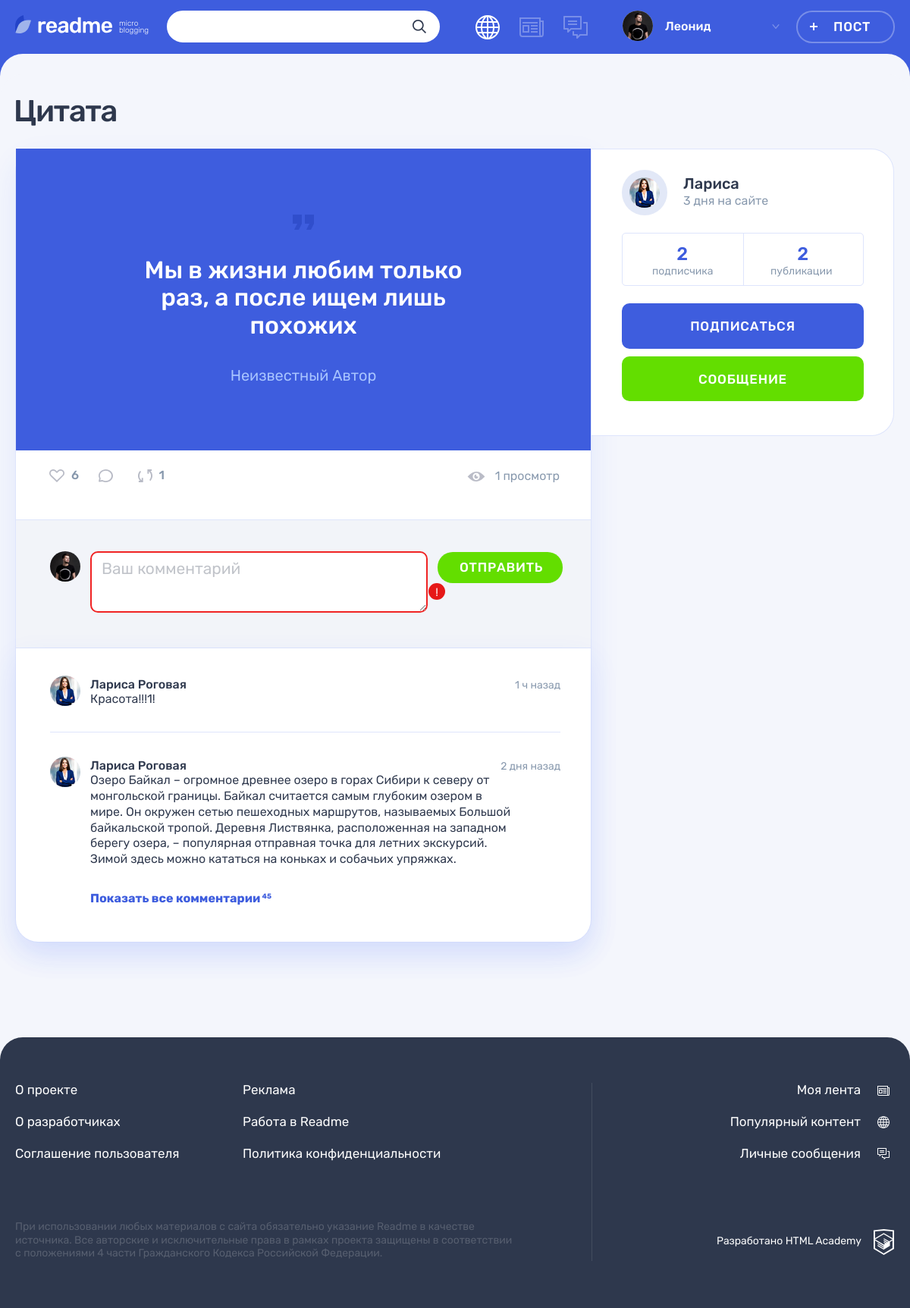
The page /post.php?id=1 on the database its author committed.
### tables this page shows
CREATE TABLE IF NOT EXISTS `posts` (
                                     id INT PRIMARY KEY AUTO_INCREMENT,
                                     title VARCHAR(90) NOT NULL,
                                     text TEXT,
                                     quote_author VARCHAR(90),
                                     image VARCHAR(255) UNIQUE,
                                     youtube VARCHAR(255),
                                     website_title VARCHAR(255),
                                     website VARCHAR(255),
                                     views INT,
                                     created_at DATETIME NOT NULL DEFAULT NOW(),
                                     updated_at DATETIME NOT NULL DEFAULT NOW(),
                                     user_id INT NOT NULL,
                                     content_type_id INT NOT NULL,
                                     FOREIGN KEY fk_post_user_id_user_id (user_id) REFERENCES `user`(id) ON DELETE CASCADE,
                                     FOREIGN KEY fk_post_content_type_id_content_type_id (content_type_id) REFERENCES content_type(id) ON DELETE CASCADE,
                                     INDEX idx_post_content_type_id (content_type_id),
                                     INDEX idx_post_content_type_id_user_id (user_id, content_type_id)
);

CREATE TABLE IF NOT EXISTS `user` (
                                    id INT PRIMARY KEY AUTO_INCREMENT,
                                    created_at DATETIME NOT NULL DEFAULT NOW(),
                                    updated_at DATETIME NOT NULL DEFAULT NOW(),
                                    login VARCHAR(255) NOT NULL UNIQUE,
                                    user_name VARCHAR(255) NOT NULL,
                                    email VARCHAR(255) NOT NULL UNIQUE,
                                    password CHAR(32) NOT NULL,
                                    avatar VARCHAR(255) UNIQUE,
                                    INDEX idx_user_username (login)
);

### helpers.php (called while the page is built, shortened)
<?php
function get_noun_plural_form(int $number, string $one, string $two, string $many): string
{
    $number = (int)$number;
    $mod10 = $number % 10;
    $mod100 = $number % 100;
    switch (true) {
        case ($mod10 === 1):
            return $one;
        case ($mod10 >= 2 && $mod10 <= 4):
            return $two;
    }
}
function include_template($name, array $data = [])
{
    $name = 'templates/' . $name;
    extract($data);
    require $name;
    $result = ob_get_clean();
    return $result;
}

### data.php (called while the page is built, shortened)
<?php
$link = mysqli_connect('localhost', 'root', '', 'readme');
mysqli_set_charset($link, "utf8");
$postNumberId = isset($_GET['id']) ? "WHERE posts.id = {$_GET['id']}" : '';
$sqlPostNumber = <<<SQL
SELECT
       posts.id post_id,
       title post_title,
       text post_text,
       quote_author post_quote_author,
       image post_image,
       youtube post_youtube,
       website_title post_website_title,
       website post_website,
       views post_views,
       user.user_name user_name,
       user.avatar user_avatar,
       user.id user_id,
       user.created_at,
       content_type.class content_class
FROM posts
INNER JOIN `user` ON posts.user_id = user.id
INNER JOIN content_type ON posts.content_type_id = content_type.id
{$postNumberId};
SQL;
$resultNum = mysqli_query($link, $sqlPostNumber);
$postNums = mysqli_fetch_assoc($resultNum);
$userWho = $postNums['user_id'];
$sqlPostSum = <<<SQL
SELECT
 COUNT(posts.id) as count_post_id,
 user.id as user_id
FROM posts
JOIN `user` ON posts.user_id = user.id
WHERE user.id = {$userWho};
SQL;
$resultPostSum = mysqli_query($link, $sqlPostSum);
$postPostSum = mysqli_fetch_assoc($resultPostSum);
$sqlSubscrSum = <<<SQL
SELECT
subscription.author_id as author_id,
COUNT(subscription.person_subscripted_id) as sum_subscription
FROM `subscription`
JOIN `user` ON subscription.author_id = user.id
WHERE author_id={$userWho} GROUP BY author_id;
SQL;
$resultSubscrSum = mysqli_query($link, $sqlSubscrSum);
$postSubscrSum = mysqli_fetch_assoc($resultSubscrSum);
$sqlLikeSum = <<<SQL
SELECT
COUNT(`like`.user_id) as like_sum,
posts.id as posts_id
FROM `like`
JOIN posts ON `like`.post_id=posts.id
{$postNumberId}
GROUP BY post_id;
SQL;
$resultLikeSum = mysqli_query($link, $sqlLikeSum);
$postLikeSum = mysqli_fetch_assoc($resultLikeSum);
$sqlRepostSum = <<<SQL
SELECT
COUNT(repost.user_id) as repost_sum,
posts.id as post_id
FROM repost
JOIN posts ON repost.post_id=posts.id
{$postNumberId}
GROUP BY post_id;
SQL;
$resultRepostSum = mysqli_query($link, $sqlRepostSum);
$postRepostSum = mysqli_fetch_assoc($resultRepostSum);
$today = new DateTimeImmutable();
$userDateReg = new DateTime($postNums['created_at']);
$diffUserDateReg = $today->diff($userDateReg);
if ($diffUserDateReg->m >= 1) {
    $diffUserReg = sprintf('%d %s', $diffUserDateReg->m, get_noun_plural_form($diffUserDateReg->m, ' месяц ', ' месяца ', ' месяцев '));
}
elseif ($diffUserDateReg->days / 7 >= 1 && $diffUserDateReg->days / 7 < 5) {
    $weeks = floor($diffUserDateReg->days / 7);
    $diffUserReg = sprintf('%d %s', $weeks, get_noun_plural_form($weeks, ' неделя ', ' недели ', ' недель '));
}
elseif ($diffUserDateReg->days >= 1 && $diffUserDateReg->days < 7) {
    $diffUserReg = sprintf('%d %s', $diffUserDateReg->days, get_noun_plural_form($diffUserDateReg->d, ' день ', ' дня ', ' дней '));
}
elseif ($diffUserDateReg->h >= 1 && $diffUserDateReg->h < 24) {
    $diffUserReg = sprintf('%d %s', $diffUserDateReg->h, get_noun_plural_form($diffUserDateReg->h, ' час ', ' часа ', ' часов '));
}
elseif ($diffUserDateReg->i < 60) {
    $diffUserReg = sprintf('%d %s', $diffUserDateReg->i, get_noun_plural_form($diffUserDateReg->i, ' минута ', ' минуты ', ' минут '));
};

### templates/post-details.php (the view, shortened to what this page needs)
<main class="page__main page__main--publication">
    <div class="container">
        <h1 class="page__title page__title--publication"><?=$postNums['post_title']; ?></h1>
        <section class="post-details">
            <div class="post-details__wrapper post-photo">
                <div class="post-details__main-block post post--details">
                    <?php if($postNums['content_class'] == 'photo'): ?>
                        <div class="post-details__image-wrapper post-photo__image-wrapper">
                            <img src="img/<?=$postNums['post_image']; ?>" alt="Фото от пользователя" width="760" height="507">
                        </div>
                    <?php elseif($postNums['content_class'] == 'quote'): ?>
                        <div class="post-details__image-wrapper post-quote">
                            <div class="post__main">
                                <blockquote>
                                    <p>
                                        <?=$postNums['post_text'];?>
                                    </p>
                                    <cite><?=$postNums['post_quote_author'];?></cite>
                                </blockquote>
                            </div>
                        </div>
                    <?php elseif($postNums['content_class'] == 'video'): ?>
                        <div class="post-details__image-wrapper post-photo__image-wrapper">
                            <?=embed_youtube_video($postNums['post_youtube']); ?>
                        </div>
                    <?php endif; ?>
                    <div class="post__indicators">
                        <div class="post__buttons">
                            <a class="post__indicator post__indicator--likes button" href="#" title="Лайк">
                                <svg class="post__indicator-icon" width="20" height="17">
                                    <use xlink:href="#icon-heart"></use>
                                </svg>
                                <span><?=$postLikeSum['like_sum']; ?> </span>
                            </a>
                            <a class="post__indicator post__indicator--comments button" href="#" title="Комментарии">
                                <svg class="post__indicator-icon" width="19" height="17">
                                    <use xlink:href="#icon-comment"></use>
                                </svg>
                            </a>
                            <a class="post__indicator post__indicator--repost button" href="#" title="Репост">
                                <svg class="post__indicator-icon" width="19" height="17">
                                    <use xlink:href="#icon-repost"></use>
                                </svg>
                                <span><?=$postRepostSum['repost_sum']; ?></span>
                            </a>
                        </div>
                        <span class="post__view"><?=$postNums['post_views'] . get_noun_plural_form($postNums['post_views'], ' просмотр', ' просмотра', ' просмотров'); ?></span>
                    </div>
                    <div class="comments">
                        <form class="comments__form form" action="#" method="post">
                            <div class="comments__my-avatar">
                                <img class="comments__picture" src="img/userpic-medium.jpg" alt="Аватар пользователя">
                            </div>
                            <div class="form__input-section form__input-section--error">
                                <textarea class="comments__textarea form__textarea form__input" placeholder="Ваш комментарий"></textarea>
                                <button class="form__error-button button" type="button">!</button>
                            </div>
                            <button class="comments__submit button button--green" type="submit">Отправить</button>
                        </form>
                        <div class="comments__list-wrapper">
                            <ul class="comments__list">
                                <li class="comments__item user">
                                    <div class="comments__avatar">
                                        <a class="user__avatar-link" href="#">
                                            <img class="comments__picture" src="img/userpic-larisa.jpg" alt="Аватар пользователя">
                                        </a>
                                    </div>
                                    <div class="comments__info">
                                        <div class="comments__name-wrapper">
                                            <a class="comments__user-name" href="#">
                                                <span>Лариса Роговая</span>
                                            </a>
                                            <time class="comments__time" datetime="2019-03-20">1 ч назад</time>
                                        </div>
                                        <p class="comments__text">
                                            Красота!!!1!
                                        </p>
                                    </div>
                                </li>
                                <li class="comments__item user">
                                    <div class="comments__avatar">
                                        <a class="user__avatar-link" href="#">
                                            <img class="comments__picture" src="img/userpic-larisa.jpg" alt="Аватар пользователя">
                                        </a>
                                    </div>
                                    <div class="comments__info">
                                        <div class="comments__name-wrapper">
                                            <a class="comments__user-name" href="#">
                                                <span>Лариса Роговая</span>
                                            </a>
                                            <time class="comments__time" datetime="2019-03-18">2 дня назад</time>
                                        </div>
                                        <p class="comments__text">
                                            Озеро Байкал – огромное древнее озеро в горах Сибири к северу от монгольской границы. Байкал считается самым глубоким озером в мире. Он окружен сетью пешеходных маршрутов, называемых Большой байкальской тропой. Деревня Листвянка, расположенная на западном берегу озера, – популярная отправная точка для летних экскурсий. Зимой здесь можно кататься на коньках и собачьих упряжках.
                                        </p>
                                    </div>
                                </li>
                            </ul>
                            <a class="comments__more-link" href="#">
                                <span>Показать все комментарии</span>
                                <sup class="comments__amount">45</sup>
                            </a>
                        </div>
                    </div>
                </div>
                <div class="post-details__user user">
                    <div class="post-details__user-info user__info">
                        <div class="post-details__avatar user__avatar">
                            <a class="post-details__avatar-link user__avatar-link" href="#">
                                <img class="post-details__picture user__picture" src="img/<?=$postNums['user_avatar']; ?>" alt="Аватар пользователя">
                            </a>
                        </div>
                        <div class="post-details__name-wrapper user__name-wrapper">
                            <a class="post-details__name user__name" href="#">
                                <span><?=$postNums['user_name']; ?></span>
                            </a>
                            <time class="post-details__time user__time" datetime="2014-03-20"><?=$diffUserReg; ?>на сайте</time>
                        </div>
                    </div>
                    <div class="post-details__rating user__rating">
                        <p class="post-details__rating-item user__rating-item user__rating-item--subscribers">
                            <span class="post-details__rating-amount user__rating-amount"><?=$postSubscrSum['sum_subscription']; ?></span>
                            <span class="post-details__rating-text user__rating-text"><?=get_noun_plural_form($postSubscrSum['sum_subscription'], ' подписчик', ' подписчика', ' подписчиков'); ?></span>
                        </p>
                        <p class="post-details__rating-item user__rating-item user__rating-item--publications">
                            <span class="post-details__rating-amount user__rating-amount"><?=$postPostSum['count_post_id']; ?></span>
                            <span class="post-details__rating-text user__rating-text"><?=get_noun_plural_form($postPostSum['count_post_id'], ' публикация', ' публикации', ' публикаций'); ?></span>
                        </p>
                    </div>
                    <div class="post-details__user-buttons user__buttons">
                        <button class="user__button user__button--subscription button button--main" type="button">Подписаться</button>
                        <a class="user__button user__button--writing button button--green" href="#">Сообщение</a>
                    </div>
                </div>
            </div>
        </section>
    </div>
</main>

### rows shown on the page
posts: title "Цитата", text "Мы в жизни любим только раз, а после ищем лишь похожих", quote_author "Неизвестный Автор", views "1", views "просмотр", user.avatar (picture), user.user_name "Лариса"

### other values the page prints
$userName "Леонид"
$postLikeSum['like_sum'] "6"
$postRepostSum['repost_sum'] "1"
$diffUserReg "3 дня"
$postSubscrSum['sum_subscription'] "2"
$postPostSum['count_post_id'] "2"
